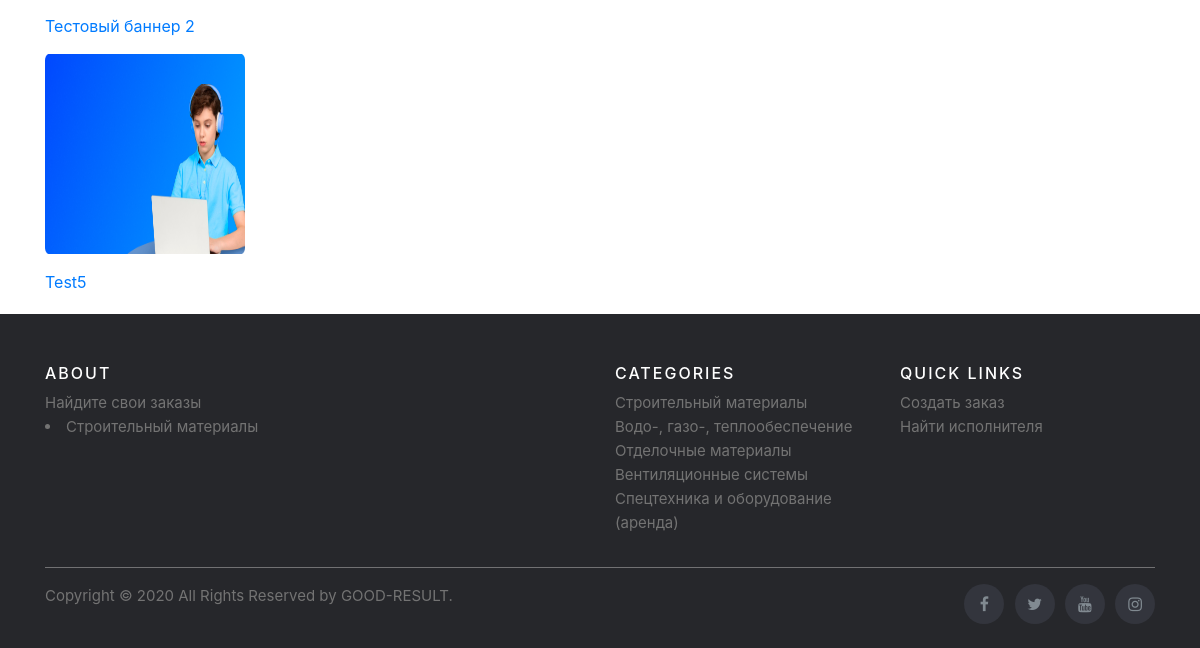
The app's page /mybanners/ (signed in, lower part), older data.
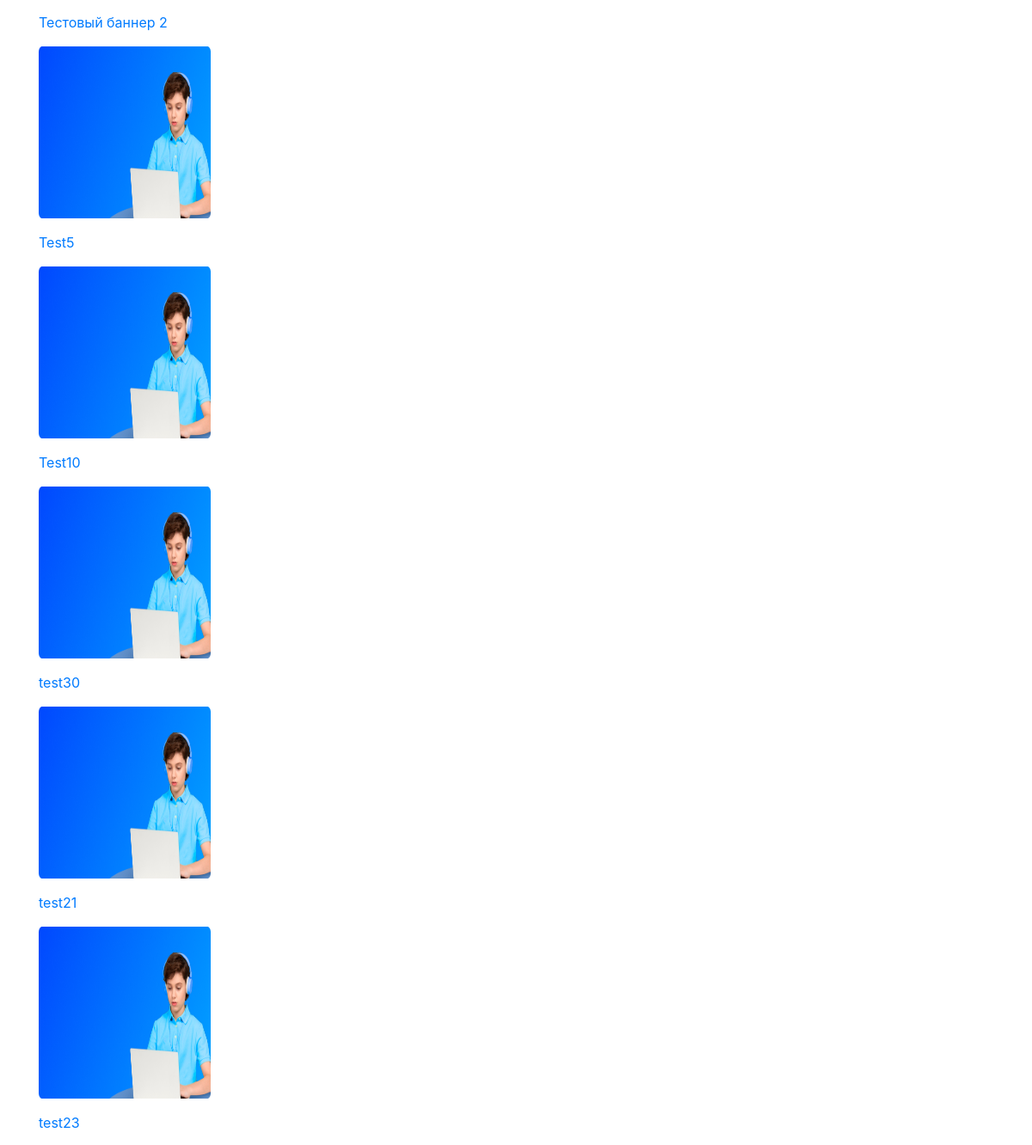
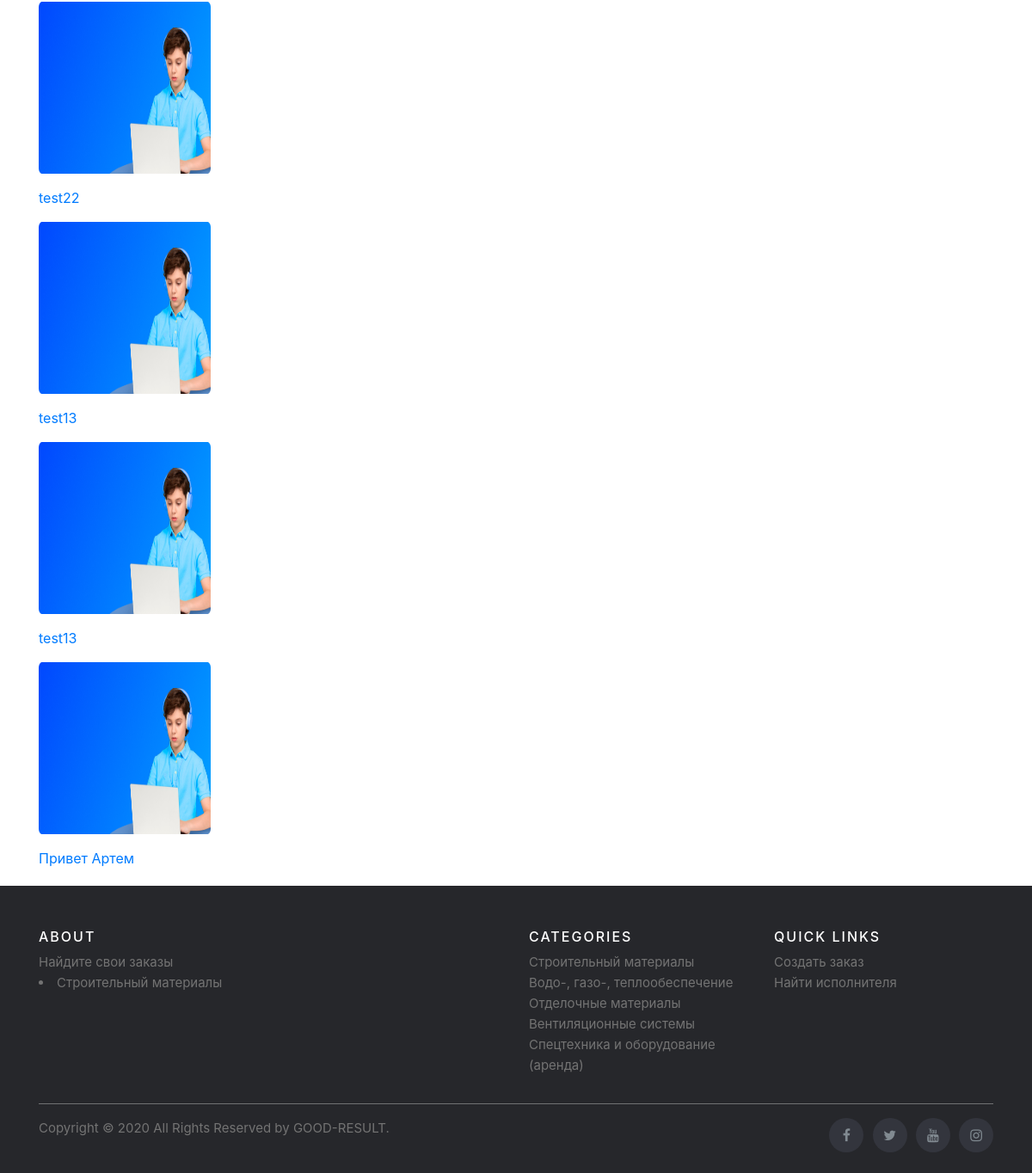
The same page, newer data (2 pictures, top to bottom).
### adverts/models.py (models this page shows, shortened)
class Banner(models.Model):
    category3 = models.ForeignKey(Category3, on_delete=models.CASCADE, related_name='banner')
    title = models.CharField("Наименование", max_length=150)
    description = models.TextField('Описание')
    pub_time = models.DateTimeField('Дата публикации', default=timezone.now)
    price = models.IntegerField('Цена')
    amount = models.IntegerField('Количество')
    image = models.ImageField('Изображение', upload_to='adverts/', null=True)
    addition = models.TextField('Дополнительная информация')
    author = models.ForeignKey(User, related_name='mybanners', on_delete=models.CASCADE, null=True)
    class Meta:
        verbose_name = "Объявление"
        verbose_name_plural = "Объявления"

### adverts/views.py (the view)
# urls.py: path('mybanners/', views.MyOrdersListView.as_view(), name='mybanners'),
class MyOrdersListView(generic.base.View):
    def get(self, request):
        return render(request, 'adverts/mybanners.html')

### templates/adverts/mybanners.html (shortened to what this page needs)
{% extends "base.html" %}
{% load static %}
{% block content %}
  {% for banner in user.mybanners.all %}
      <p><img src="{{ banner.image.url }}" alt="" width="200" height="200"></p>
      <p><a href="{% url 'adverts:banner_detail' banner.category3.parent_category.parent_category.id banner.category3.parent_category.id banner.category3.id banner.id %}">{{ banner.title }}</a></p>
  {% empty %}
      <li>No detail</li>
  {% endfor %}
{% endblock %}

### templates/base.html (shortened to what this page needs)
<!DOCTYPE html>
  {% load static %}
  <html lang="en">
    <head>
      <link rel="stylesheet" href="https://cdnjs.cloudflare.com/ajax/libs/font-awesome/4.7.0/css/font-awesome.min.css"/>
      <link rel="stylesheet" href="{% static 'css/main.css' %}"   >
      <link rel="stylesheet" href="{% static 'css/album.css' %}"  >
      <link rel="stylesheet" href="{% static 'css/footer.css' %}"  >
      <link rel="stylesheet" href="{% static 'css/media.css' %}"  >
    </head>
    <body>
      <main role="main" class="container">
        {% block content %}{% endblock %}
      </main>
        <footer class="site-footer">
          <div class="container">
            <div class="row">
              <div class="col-sm-12 col-md-6">
                <h6>About</h6>
                <a class="text-justify">Найдите свои заказы</a>
                <li><a href="{% url 'adverts:detail' 3 %}">Строительный материалы</a></li>
              </div>
              <div class="col-xs-6 col-md-3">
                <h6>Categories</h6>
                <ul class="footer-links">
                  <li><a href="{% url 'adverts:detail' 3 %}">Строительный материалы</a></li>
                  <li><a href="{% url 'adverts:detail' 4 %}">Водо-, газо-, теплообеспечение</a></li>
                  <li><a href="{% url 'adverts:detail' 5 %}">Отделочные материалы</a></li>
                  <li><a href="{% url 'adverts:detail' 6 %}">Вентиляционные системы</a></li>
                  <li><a href="{% url 'adverts:detail' 7 %}">Спецтехника и оборудование (аренда)</a></li>
                </ul>
              </div>
              <div class="col-xs-6 col-md-3">
                <h6>Quick Links</h6>
                <ul class="footer-links">
                  <li><a href="{% url 'adverts:addbanner' %}">Создать заказ</a></li>
                  <li><a href="">Найти исполнителя</a></li>
                </ul>
              </div>
            </div>
            <hr>
          </div>
          <div class="container">
            <div class="row">
              <div class="col-md-8 col-sm-6 col-xs-12">
                <p class="copyright-text">Copyright &copy; 2020 All Rights Reserved by
              <a href="#">GOOD-RESULT</a>.
                </p>
              </div>
              <div class="col-md-4 col-sm-6 col-xs-12">
                <ul class="social-icons">
                  <li><a class="facebook" href="#"><i class="fa fa-facebook"></i></a></li>
                  <li><a class="twitter" href="#"><i class="fa fa-twitter"></i></a></li>
                  <li><a class="youtube" href="#"><i class="fa fa-youtube"></i></a></li>
                  <li><a class="instagram" href="#"><i class="fa fa-instagram"></i></a></li>
                </ul>
              </div>
            </div>
          </div>
        </footer>
    </body>
  </html>

### static/css/album.css (style rules this page uses)
:root { --jumbotron-padding-y: 3rem; }
footer { padding-top: 3rem; padding-bottom: 3rem; }
footer p { margin-bottom: .25rem; }

### static/css/footer.css (style rules this page uses)
.site-footer { background-color:#26272b; padding:45px 0 20px; font-size:15px; line-height:24px; color:#737373; margin-top:20px; }
.site-footer hr { border-top-color:#bbb; opacity:0.5 }
.site-footer h6 { color:#fff; font-size:16px; text-transform:uppercase; margin-top:5px; letter-spacing:2px }
.site-footer a { color:#737373; }
.footer-links { padding-left:0; list-style:none }
.footer-links li { display:block }
.footer-links a { color:#737373 }
.site-footer .social-icons { text-align:right }
.site-footer .social-icons a { width:40px; height:40px; line-height:40px; margin-left:6px; margin-right:0; border-radius:100%; background-color:#33353d }
.copyright-text { margin:0 }
.social-icons { padding-left:0; margin-bottom:0; list-style:none }
.social-icons li { display:inline-block; margin-bottom:4px }
.social-icons a { background-color:#eceeef; color:#818a91; font-size:16px; display:inline-block; line-height:44px; width:44px; height:44px; text-align:center; margin-right:8px; border-radius:100%; -webkit-transition:all .2s linear; -o-transition:all .2s linear; transition:all .2s linear }

Row changes from the older to the newer data that the page shows:
added Banner: image (picture), title "Test10"
added Banner: image (picture), title "test30"
added Banner: image (picture), title "test21"
added Banner: image (picture), title "test23"
added Banner: image (picture), title "test22"
added Banner: image (picture), title "test13"
added Banner: image (picture), title "test13"
added Banner: image (picture), title "Привет Артем"
